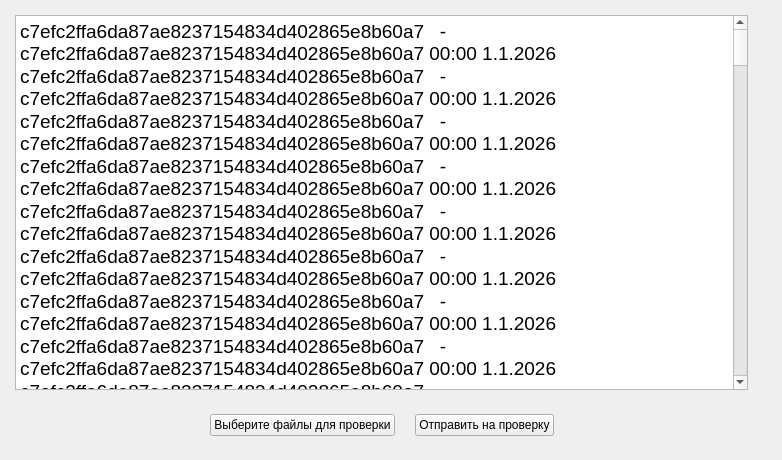
      <widget class="QWidget" name="tab_3">
       <attribute name="title">
        <string>Проверка подлинности файла</string>
       </attribute>
       <widget class="QWidget" name="verticalLayoutWidget_4">
        <property name="geometry">
         <rect>
          <x>0</x>
          <y>0</y>
          <width>773</width>
          <height>451</height>
         </rect>
        </property>
        <layout class="QVBoxLayout" name="verticalLayout_4">
         <property name="spacing">
          <number>0</number>
         </property>
         <property name="leftMargin">
          <number>15</number>
         </property>
         <property name="topMargin">
          <number>15</number>
         </property>
         <property name="rightMargin">
          <number>25</number>
         </property>
         <property name="bottomMargin">
          <number>15</number>
         </property>
         <item>
          <widget class="QTextBrowser" name="textBrowser_4">
           <property name="html">
            <string>&lt;!DOCTYPE HTML PUBLIC &quot;-//W3C//DTD HTML 4.0//EN&quot; &quot;http://www.w3.org/TR/REC-html40/strict.dtd&quot;&gt;
&lt;html&gt;&lt;head&gt;&lt;meta name=&quot;qrichtext&quot; content=&quot;1&quot; /&gt;&lt;meta charset=&quot;utf-8&quot; /&gt;&lt;style type=&quot;text/css&quot;&gt;
p, li { white-space: pre-wrap; }
hr { height: 1px; border-width: 0; }
li.unchecked::marker { content: &quot;\2610&quot;; }
li.checked::marker { content: &quot;\2612&quot;; }
&lt;/style&gt;&lt;/head&gt;&lt;body style=&quot; font-family:'Arial'; font-size:14pt; font-weight:400; font-style:normal;&quot;&gt;
&lt;p style=&quot; margin-top:0px; margin-bottom:0px; margin-left:0px; margin-right:0px; -qt-block-indent:0; text-indent:0px;&quot;&gt;c7efc2ffa6da87ae8237154834d402865e8b60a7   -   c7efc2ffa6da87ae8237154834d402865e8b60a7 00:00 1.1.2026&lt;/p&gt;
&lt;p style=&quot; margin-top:0px; margin-bottom:0px; margin-left:0px; margin-right:0px; -qt-block-indent:0; text-indent:0px;&quot;&gt;c7efc2ffa6da87ae8237154834d402865e8b60a7   -   c7efc2ffa6da87ae8237154834d402865e8b60a7 00:00 1.1.2026&lt;/p&gt;
&lt;p style=&quot; margin-top:0px; margin-bottom:0px; margin-left:0px; margin-right:0px; -qt-block-indent:0; text-indent:0px;&quot;&gt;c7efc2ffa6da87ae8237154834d402865e8b60a7   -   c7efc2ffa6da87ae8237154834d402865e8b60a7 00:00 1.1.2026&lt;/p&gt;
&lt;p style=&quot; margin-top:0px; margin-bottom:0px; margin-left:0px; margin-right:0px; -qt-block-indent:0; text-indent:0px;&quot;&gt;c7efc2ffa6da87ae8237154834d402865e8b60a7   -   c7efc2ffa6da87ae8237154834d402865e8b60a7 00:00 1.1.2026&lt;/p&gt;
&lt;p style=&quot; margin-top:0px; margin-bottom:0px; margin-left:0px; margin-right:0px; -qt-block-indent:0; text-indent:0px;&quot;&gt;c7efc2ffa6da87ae8237154834d402865e8b60a7   -   c7efc2ffa6da87ae8237154834d402865e8b60a7 00:00 1.1.2026&lt;/p&gt;
&lt;p style=&quot; margin-top:0px; margin-bottom:0px; margin-left:0px; margin-right:0px; -qt-block-indent:0; text-indent:0px;&quot;&gt;c7efc2ffa6da87ae8237154834d402865e8b60a7   -   c7efc2ffa6da87ae8237154834d402865e8b60a7 00:00 1.1.2026&lt;/p&gt;
&lt;p style=&quot; margin-top:0px; margin-bottom:0px; margin-left:0px; margin-right:0px; -qt-block-indent:0; text-indent:0px;&quot;&gt;c7efc2ffa6da87ae8237154834d402865e8b60a7   -   c7efc2ffa6da87ae8237154834d402865e8b60a7 00:00 1.1.2026&lt;/p&gt;
&lt;p style=&quot; margin-top:0px; margin-bottom:0px; margin-left:0px; margin-right:0px; -qt-block-indent:0; text-indent:0px;&quot;&gt;c7efc2ffa6da87ae8237154834d402865e8b60a7   -   c7efc2ffa6da87ae8237154834d402865e8b60a7 00:00 1.1.2026&lt;/p&gt;
&lt;p style=&quot; margin-top:0px; margin-bottom:0px; margin-left:0px; margin-right:0px; -qt-block-indent:0; text-indent:0px;&quot;&gt;c7efc2ffa6da87ae8237154834d402865e8b60a7   -   c7efc2ffa6da87ae8237154834d402865e8b60a7 00:00 1.1.2026&lt;/p&gt;
&lt;p style=&quot; margin-top:0px; margin-bottom:0px; margin-left:0px; margin-right:0px; -qt-block-indent:0; text-indent:0px;&quot;&gt;c7efc2ffa6da87ae8237154834d402865e8b60a7   -   c7efc2ffa6da87ae8237154834d402865e8b60a7 00:00 1.1.2026&lt;/p&gt;
&lt;p style=&quot; margin-top:0px; margin-bottom:0px; margin-left:0px; margin-right:0px; -qt-block-indent:0; text-indent:0px;&quot;&gt;c7efc2ffa6da87ae8237154834d402865e8b60a7   -   c7efc2ffa6da87ae8237154834d402865e8b60a7 00:00 1.1.2026&lt;/p&gt;
&lt;p style=&quot; margin-top:0px; margin-bottom:0px; margin-left:0px; margin-right:0px; -qt-block-indent:0; text-indent:0px;&quot;&gt;c7efc2ffa6da87ae8237154834d402865e8b60a7   -   c7efc2ffa6da87ae8237154834d402865e8b60a7 00:00 1.1.2026&lt;/p&gt;
&lt;p style=&quot; margin-top:0px; margin-bottom:0px; margin-left:0px; margin-right:0px; -qt-block-indent:0; text-indent:0px;&quot;&gt;c7efc2ffa6da87ae8237154834d402865e8b60a7   -   c7efc2ffa6da87ae8237154834d402865e8b60a7 00:00 1.1.2026&lt;/p&gt;
&lt;p style=&quot; margin-top:0px; margin-bottom:0px; margin-left:0px; margin-right:0px; -qt-block-indent:0; text-indent:0px;&quot;&gt;c7efc2ffa6da87ae8237154834d402865e8b60a7   -   c7efc2ffa6da87ae8237154834d402865e8b60a7 00:00 1.1.2026&lt;/p&gt;
&lt;p style=&quot; margin-top:0px; margin-bottom:0px; margin-left:0px; margin-right:0px; -qt-block-indent:0; text-indent:0px;&quot;&gt;c7efc2ffa6da87ae8237154834d402865e8b60a7   -   c7efc2ffa6da87ae8237154834d402865e8b60a7 00:00 1.1.2026&lt;/p&gt;
&lt;p style=&quot; margin-top:0px; margin-bottom:0px; margin-left:0px; margin-right:0px; -qt-block-indent:0; text-indent:0px;&quot;&gt;c7efc2ffa6da87ae8237154834d402865e8b60a7   -   c7efc2ffa6da87ae8237154834d402865e8b60a7 00:00 1.1.2026&lt;/p&gt;
&lt;p style=&quot; margin-top:0px; margin-bottom:0px; margin-left:0px; margin-right:0px; -qt-block-indent:0; text-indent:0px;&quot;&gt;c7efc2ffa6da87ae8237154834d402865e8b60a7   -   c7efc2ffa6da87ae8237154834d402865e8b60a7 00:00 1.1.2026&lt;/p&gt;
&lt;p style=&quot; margin-top:0px; margin-bottom:0px; margin-left:0px; margin-right:0px; -qt-block-indent:0; text-indent:0px;&quot;&gt;c7efc2ffa6da87ae8237154834d402865e8b60a7   -   c7efc2ffa6da87ae8237154834d402865e8b60a7 00:00 1.1.2026&lt;/p&gt;
&lt;p style=&quot; margin-top:0px; margin-bottom:0px; margin-left:0px; margin-right:0px; -qt-block-indent:0; text-indent:0px;&quot;&gt;c7efc2ffa6da87ae8237154834d402865e8b60a7   -   c7efc2ffa6da87ae8237154834d402865e8b60a7 00:00 1.1.2026&lt;/p&gt;
&lt;p style=&quot; margin-top:0px; margin-bottom:0px; margin-left:0px; margin-right:0px; -qt-block-indent:0; text-indent:0px;&quot;&gt;c7efc2ffa6da87ae8237154834d402865e8b60a7   -   c7efc2ffa6da87ae8237154834d402865e8b60a7 00:00 1.1.2026&lt;/p&gt;
&lt;p style=&quot; margin-top:0px; margin-bottom:0px; margin-left:0px; margin-right:0px; -qt-block-indent:0; text-indent:0px;&quot;&gt;c7efc2ffa6da87ae8237154834d402865e8b60a7   -   c7efc2ffa6da87ae8237154834d402865e8b60a7 00:00 1.1.2026&lt;/p&gt;
&lt;p style=&quot; margin-top:0px; margin-bottom:0px; margin-left:0px; margin-right:0px; -qt-block-indent:0; text-indent:0px;&quot;&gt;c7efc2ffa6da87ae8237154834d402865e8b60a7   -   c7efc2ffa6da87ae8237154834d402865e8b60a7 00:00 1.1.2026&lt;/p&gt;
&lt;p style=&quot; margin-top:0px; margin-bottom:0px; margin-left:0px; margin-right:0px; -qt-block-indent:0; text-indent:0px;&quot;&gt;c7efc2ffa6da87ae8237154834d402865e8b60a7   -   c7efc2ffa6da87ae8237154834d402865e8b60a7 00:00 1.1.2026&lt;/p&gt;
&lt;p style=&quot; margin-top:0px; margin-bottom:0px; margin-left:0px; margin-right:0px; -qt-block-indent:0; text-indent:0px;&quot;&gt;c7efc2ffa6da87ae8237154834d402865e8b60a7   -   c7efc2ffa6da87ae8237154834d402865e8b60a7 00:00 1.1.2026&lt;/p&gt;
&lt;p style=&quot; margin-top:0px; margin-bottom:0px; margin-left:0px; margin-right:0px; -qt-block-indent:0; text-indent:0px;&quot;&gt;c7efc2ffa6da87ae8237154834d402865e8b60a7   -   c7efc2ffa6da87ae8237154834d402865e8b60a7 00:00 1.1.2026&lt;/p&gt;
&lt;p style=&quot; margin-top:0px; margin-bottom:0px; margin-left:0px; margin-right:0px; -qt-block-indent:0; text-indent:0px;&quot;&gt;c7efc2ffa6da87ae8237154834d402865e8b60a7   -   c7efc2ffa6da87ae8237154834d402865e8b60a7 00:00 1.1.2026&lt;/p&gt;
&lt;p style=&quot; margin-top:0px; margin-bottom:0px; margin-left:0px; margin-right:0px; -qt-block-indent:0; text-indent:0px;&quot;&gt;c7efc2ffa6da87ae8237154834d402865e8b60a7   -   c7efc2ffa6da87ae8237154834d402865e8b60a7 00:00 1.1.2026&lt;/p&gt;
&lt;p style=&quot; margin-top:0px; margin-bottom:0px; margin-left:0px; margin-right:0px; -qt-block-indent:0; text-indent:0px;&quot;&gt;c7efc2ffa6da87ae8237154834d402865e8b60a7   -   c7efc2ffa6da87ae8237154834d402865e8b60a7 00:00 1.1.2026&lt;/p&gt;
&lt;p style=&quot; margin-top:0px; margin-bottom:0px; margin-left:0px; margin-right:0px; -qt-block-indent:0; text-indent:0px;&quot;&gt;c7efc2ffa6da87ae8237154834d402865e8b60a7   -   c7efc2ffa6da87ae8237154834d402865e8b60a7 00:00 1.1.2026&lt;/p&gt;
&lt;p style=&quot; margin-top:0px; margin-bottom:0px; margin-left:0px; margin-right:0px; -qt-block-indent:0; text-indent:0px;&quot;&gt;c7efc2ffa6da87ae8237154834d402865e8b60a7   -   c7efc2ffa6da87ae8237154834d402865e8b60a7 00:00 1.1.2026&lt;/p&gt;
&lt;p style=&quot; margin-top:0px; margin-bottom:0px; margin-left:0px; margin-right:0px; -qt-block-indent:0; text-indent:0px;&quot;&gt;c7efc2ffa6da87ae8237154834d402865e8b60a7   -   c7efc2ffa6da87ae8237154834d402865e8b60a7 00:00 1.1.2026&lt;/p&gt;
&lt;p style=&quot; margin-top:0px; margin-bottom:0px; margin-left:0px; margin-right:0px; -qt-block-indent:0; text-indent:0px;&quot;&gt;c7efc2ffa6da87ae8237154834d402865e8b60a7   -   c7efc2ffa6da87ae8237154834d402865e8b60a7 00:00 1.1.2026&lt;/p&gt;
&lt;p style=&quot; margin-top:0px; margin-bottom:0px; margin-left:0px; margin-right:0px; -qt-block-indent:0; text-indent:0px;&quot;&gt;c7efc2ffa6da87ae8237154834d402865e8b60a7   -   c7efc2ffa6da87ae8237154834d402865e8b60a7 00:00 1.1.2026&lt;/p&gt;
&lt;p style=&quot; margin-top:0px; margin-bottom:0px; margin-left:0px; margin-right:0px; -qt-block-indent:0; text-indent:0px;&quot;&gt;c7efc2ffa6da87ae8237154834d402865e8b60a7   -   c7efc2ffa6da87ae8237154834d402865e8b60a7 00:00 1.1.2026&lt;/p&gt;
&lt;p style=&quot; margin-top:0px; margin-bottom:0px; margin-left:0px; margin-right:0px; -qt-block-indent:0; text-indent:0px;&quot;&gt;c7efc2ffa6da87ae8237154834d402865e8b60a7   -   c7efc2ffa6da87ae8237154834d402865e8b60a7 00:00 1.1.2026&lt;/p&gt;
&lt;p style=&quot; margin-top:0px; margin-bottom:0px; margin-left:0px; margin-right:0px; -qt-block-indent:0; text-indent:0px;&quot;&gt;c7efc2ffa6da87ae8237154834d402865e8b60a7   -   c7efc2ffa6da87ae8237154834d402865e8b60a7 00:00 1.1.2026&lt;/p&gt;
&lt;p style=&quot; margin-top:0px; margin-bottom:0px; margin-left:0px; margin-right:0px; -qt-block-indent:0; text-indent:0px;&quot;&gt;c7efc2ffa6da87ae8237154834d402865e8b60a7   -   c7efc2ffa6da87ae8237154834d402865e8b60a7 00:00 1.1.2026&lt;/p&gt;
&lt;p style=&quot; margin-top:0px; margin-bottom:0px; margin-left:0px; margin-right:0px; -qt-block-indent:0; text-indent:0px;&quot;&gt;c7efc2ffa6da87ae8237154834d402865e8b60a7   -   c7efc2ffa6da87ae8237154834d402865e8b60a7 00:00 1.1.2026&lt;/p&gt;
&lt;p style=&quot; margin-top:0px; margin-bottom:0px; margin-left:0px; margin-right:0px; -qt-block-indent:0; text-indent:0px;&quot;&gt;c7efc2ffa6da87ae8237154834d402865e8b60a7   -   c7efc2ffa6da87ae8237154834d402865e8b60a7 00:00 1.1.2026&lt;/p&gt;
&lt;p style=&quot; margin-top:0px; margin-bottom:0px; margin-left:0px; margin-right:0px; -qt-block-indent:0; text-indent:0px;&quot;&gt;c7efc2ffa6da87ae8237154834d402865e8b60a7   -   c7efc2ffa6da87ae8237154834d402865e8b60a7 00:00 1.1.2026&lt;/p&gt;
&lt;p style=&quot; margin-top:0px; margin-bottom:0px; margin-left:0px; margin-right:0px; -qt-block-indent:0; text-indent:0px;&quot;&gt;c7efc2ffa6da87ae8237154834d402865e8b60a7   -   c7efc2ffa6da87ae8237154834d402865e8b60a7 00:00 1.1.2026&lt;/p&gt;
&lt;p style=&quot; margin-top:0px; margin-bottom:0px; margin-left:0px; margin-right:0px; -qt-block-indent:0; text-indent:0px;&quot;&gt;c7efc2ffa6da87ae8237154834d402865e8b60a7   -   c7efc2ffa6da87ae8237154834d402865e8b60a7 00:00 1.1.2026&lt;/p&gt;
&lt;p style=&quot; margin-top:0px; margin-bottom:0px; margin-left:0px; margin-right:0px; -qt-block-indent:0; text-indent:0px;&quot;&gt;c7efc2ffa6da87ae8237154834d402865e8b60a7   -   c7efc2ffa6da87ae8237154834d402865e8b60a7 00:00 1.1.2026&lt;/p&gt;
&lt;p style=&quot; margin-top:0px; margin-bottom:0px; margin-left:0px; margin-right:0px; -qt-block-indent:0; text-indent:0px;&quot;&gt;c7efc2ffa6da87ae8237154834d402865e8b60a7   -   c7efc2ffa6da87ae8237154834d402865e8b60a7 00:00 1.1.2026&lt;/p&gt;
&lt;p style=&quot; margin-top:0px; margin-bottom:0px; margin-left:0px; margin-right:0px; -qt-block-indent:0; text-indent:0px;&quot;&gt;c7efc2ffa6da87ae8237154834d402865e8b60a7   -   c7efc2ffa6da87ae8237154834d402865e8b60a7 00:00 1.1.2026&lt;/p&gt;
&lt;p style=&quot; margin-top:0px; margin-bottom:0px; margin-left:0px; margin-right:0px; -qt-block-indent:0; text-indent:0px;&quot;&gt;c7efc2ffa6da87ae8237154834d402865e8b60a7   -   c7efc2ffa6da87ae8237154834d402865e8b60a7 00:00 1.1.2026&lt;/p&gt;
&lt;p style=&quot; margin-top:0px; margin-bottom:0px; margin-left:0px; margin-right:0px; -qt-block-indent:0; text-indent:0px;&quot;&gt;c7efc2ffa6da87ae8237154834d402865e8b60a7   -   c7efc2ffa6da87ae8237154834d402865e8b60a7 00:00 1.1.2026&lt;/p&gt;
&lt;p style=&quot; margin-top:0px; margin-bottom:0px; margin-left:0px; margin-right:0px; -qt-block-indent:0; text-indent:0px;&quot;&gt;c7efc2ffa6da87ae8237154834d402865e8b60a7   -   c7efc2ffa6da87ae8237154834d402865e8b60a7 00:00 1.1.2026&lt;/p&gt;
&lt;p style=&quot; margin-top:0px; margin-bottom:0px; margin-left:0px; margin-right:0px; -qt-block-indent:0; text-indent:0px;&quot;&gt;c7efc2ffa6da87ae8237154834d402865e8b60a7   -   c7efc2ffa6da87ae8237154834d402865e8b60a7 00:00 1.1.2026&lt;/p&gt;
&lt;p style=&quot; margin-top:0px; margin-bottom:0px; margin-left:0px; margin-right:0px; -qt-block-indent:0; text-indent:0px;&quot;&gt;c7efc2ffa6da87ae8237154834d402865e8b60a7   -   c7efc2ffa6da87ae8237154834d402865e8b60a7 00:00 1.1.2026&lt;/p&gt;
&lt;p style=&quot; margin-top:0px; margin-bottom:0px; margin-left:0px; margin-right:0px; -qt-block-indent:0; text-indent:0px;&quot;&gt;c7efc2ffa6da87ae8237154834d402865e8b60a7   -   c7efc2ffa6da87ae8237154834d402865e8b60a7 00:00 1.1.2026&lt;/p&gt;
&lt;p style=&quot; margin-top:0px; margin-bottom:0px; margin-left:0px; margin-right:0px; -qt-block-indent:0; text-indent:0px;&quot;&gt;c7efc2ffa6da87ae8237154834d402865e8b60a7   -   c7efc2ffa6da87ae8237154834d402865e8b60a7 00:00 1.1.2026&lt;/p&gt;
&lt;p style=&quot; margin-top:0px; margin-bottom:0px; margin-left:0px; margin-right:0px; -qt-block-indent:0; text-indent:0px;&quot;&gt;c7efc2ffa6da87ae8237154834d402865e8b60a7   -   c7efc2ffa6da87ae8237154834d402865e8b60a7 00:00 1.1.2026&lt;/p&gt;
&lt;p style=&quot; margin-top:0px; margin-bottom:0px; margin-left:0px; margin-right:0px; -qt-block-indent:0; text-indent:0px;&quot;&gt;c7efc2ffa6da87ae8237154834d402865e8b60a7   -   c7efc2ffa6da87ae8237154834d402865e8b60a7 00:00 1.1.2026&lt;/p&gt;
&lt;p style=&quot; margin-top:0px; margin-bottom:0px; margin-left:0px; margin-right:0px; -qt-block-indent:0; text-indent:0px;&quot;&gt;c7efc2ffa6da87ae8237154834d402865e8b60a7   -   c7efc2ffa6da87ae8237154834d402865e8b60a7 00:00 1.1.2026&lt;/p&gt;
&lt;p style=&quot; margin-top:0px; margin-bottom:0px; margin-left:0px; margin-right:0px; -qt-block-indent:0; text-indent:0px;&quot;&gt;c7efc2ffa6da87ae8237154834d402865e8b60a7   -   c7efc2ffa6da87ae8237154834d402865e8b60a7 00:00 1.1.2026&lt;/p&gt;
&lt;p style=&quot; margin-top:0px; margin-bottom:0px; margin-left:0px; margin-right:0px; -qt-block-indent:0; text-indent:0px;&quot;&gt;c7efc2ffa6da87ae8237154834d402865e8b60a7   -   c7efc2ffa6da87ae8237154834d402865e8b60a7 00:00 1.1.2026&lt;/p&gt;
&lt;p style=&quot; margin-top:0px; margin-bottom:0px; margin-left:0px; margin-right:0px; -qt-block-indent:0; text-indent:0px;&quot;&gt;c7efc2ffa6da87ae8237154834d402865e8b60a7   -   c7efc2ffa6da87ae8237154834d402865e8b60a7 00:00 1.1.2026&lt;/p&gt;
&lt;p style=&quot; margin-top:0px; margin-bottom:0px; margin-left:0px; margin-right:0px; -qt-block-indent:0; text-indent:0px;&quot;&gt;c7efc2ffa6da87ae8237154834d402865e8b60a7   -   c7efc2ffa6da87ae8237154834d402865e8b60a7 00:00 1.1.2026&lt;/p&gt;
&lt;p style=&quot; margin-top:0px; margin-bottom:0px; margin-left:0px; margin-right:0px; -qt-block-indent:0; text-indent:0px;&quot;&gt;c7efc2ffa6da87ae8237154834d402865e8b60a7   -   c7efc2ffa6da87ae8237154834d402865e8b60a7 00:00 1.1.2026&lt;/p&gt;
&lt;p style=&quot; margin-top:0px; margin-bottom:0px; margin-left:0px; margin-right:0px; -qt-block-indent:0; text-indent:0px;&quot;&gt;c7efc2ffa6da87ae8237154834d402865e8b60a7   -   c7efc2ffa6da87ae8237154834d402865e8b60a7 00:00 1.1.2026&lt;/p&gt;
&lt;p style=&quot; margin-top:0px; margin-bottom:0px; margin-left:0px; margin-right:0px; -qt-block-indent:0; text-indent:0px;&quot;&gt;c7efc2ffa6da87ae8237154834d402865e8b60a7   -   c7efc2ffa6da87ae8237154834d402865e8b60a7 00:00 1.1.2026&lt;/p&gt;
&lt;p style=&quot; margin-top:0px; margin-bottom:0px; margin-left:0px; margin-right:0px; -qt-block-indent:0; text-indent:0px;&quot;&gt;c7efc2ffa6da87ae8237154834d402865e8b60a7   -   c7efc2ffa6da87ae8237154834d402865e8b60a7 00:00 1.1.2026&lt;/p&gt;
&lt;p style=&quot; margin-top:0px; margin-bottom:0px; margin-left:0px; margin-right:0px; -qt-block-indent:0; text-indent:0px;&quot;&gt;c7efc2ffa6da87ae8237154834d402865e8b60a7   -   c7efc2ffa6da87ae8237154834d402865e8b60a7 00:00 1.1.2026&lt;/p&gt;
&lt;p style=&quot; margin-top:0px; margin-bottom:0px; margin-left:0px; margin-right:0px; -qt-block-indent:0; text-indent:0px;&quot;&gt;c7efc2ffa6da87ae8237154834d402865e8b60a7   -   c7efc2ffa6da87ae8237154834d402865e8b60a7 00:00 1.1.2026&lt;/p&gt;
&lt;p style=&quot; margin-top:0px; margin-bottom:0px; margin-left:0px; margin-right:0px; -qt-block-indent:0; text-indent:0px;&quot;&gt;c7efc2ffa6da87ae8237154834d402865e8b60a7   -   c7efc2ffa6da87ae8237154834d402865e8b60a7 00:00 1.1.2026&lt;/p&gt;
&lt;p style=&quot; margin-top:0px; margin-bottom:0px; margin-left:0px; margin-right:0px; -qt-block-indent:0; text-indent:0px;&quot;&gt;c7efc2ffa6da87ae8237154834d402865e8b60a7   -   c7efc2ffa6da87ae8237154834d402865e8b60a7 00:00 1.1.2026&lt;/p&gt;
&lt;p style=&quot; margin-top:0px; margin-bottom:0px; margin-left:0px; margin-right:0px; -qt-block-indent:0; text-indent:0px;&quot;&gt;c7efc2ffa6da87ae8237154834d402865e8b60a7   -   c7efc2ffa6da87ae8237154834d402865e8b60a7 00:00 1.1.2026&lt;/p&gt;
&lt;p style=&quot; margin-top:0px; margin-bottom:0px; margin-left:0px; margin-right:0px; -qt-block-indent:0; text-indent:0px;&quot;&gt;c7efc2ffa6da87ae8237154834d402865e8b60a7   -   c7efc2ffa6da87ae8237154834d402865e8b60a7 00:00 1.1.2026&lt;/p&gt;
&lt;p style=&quot; margin-top:0px; margin-bottom:0px; margin-left:0px; margin-right:0px; -qt-block-indent:0; text-indent:0px;&quot;&gt;c7efc2ffa6da87ae8237154834d402865e8b60a7   -   c7efc2ffa6da87ae8237154834d402865e8b60a7 00:00 1.1.2026&lt;/p&gt;
&lt;p style=&quot; margin-top:0px; margin-bottom:0px; margin-left:0px; margin-right:0px; -qt-block-indent:0; text-indent:0px;&quot;&gt;c7efc2ffa6da87ae8237154834d402865e8b60a7   -   c7efc2ffa6da87ae8237154834d402865e8b60a7 00:00 1.1.2026&lt;/p&gt;
&lt;p style=&quot; margin-top:0px; margin-bottom:0px; margin-left:0px; margin-right:0px; -qt-block-indent:0; text-indent:0px;&quot;&gt;c7efc2ffa6da87ae8237154834d402865e8b60a7   -   c7efc2ffa6da87ae8237154834d402865e8b60a7 00:00 1.1.2026&lt;/p&gt;
&lt;p style=&quot; margin-top:0px; margin-bottom:0px; margin-left:0px; margin-right:0px; -qt-block-indent:0; text-indent:0px;&quot;&gt;c7efc2ffa6da87ae8237154834d402865e8b60a7   -   c7efc2ffa6da87ae8237154834d402865e8b60a7 00:00 1.1.2026&lt;/p&gt;
&lt;p style=&quot; margin-top:0px; margin-bottom:0px; margin-left:0px; margin-right:0px; -qt-block-indent:0; text-indent:0px;&quot;&gt;c7efc2ffa6da87ae8237154834d402865e8b60a7   -   c7efc2ffa6da87ae8237154834d402865e8b60a7 00:00 1.1.2026&lt;/p&gt;
&lt;p style=&quot; margin-top:0px; margin-bottom:0px; margin-left:0px; margin-right:0px; -qt-block-indent:0; text-indent:0px;&quot;&gt;c7efc2ffa6da87ae8237154834d402865e8b60a7   -   c7efc2ffa6da87ae8237154834d402865e8b60a7 00:00 1.1.2026&lt;/p&gt;
&lt;p style=&quot; margin-top:0px; margin-bottom:0px; margin-left:0px; margin-right:0px; -qt-block-indent:0; text-indent:0px;&quot;&gt;c7efc2ffa6da87ae8237154834d402865e8b60a7   -   c7efc2ffa6da87ae8237154834d402865e8b60a7 00:00 1.1.2026&lt;/p&gt;
&lt;p style=&quot; margin-top:0px; margin-bottom:0px; margin-left:0px; margin-right:0px; -qt-block-indent:0; text-indent:0px;&quot;&gt;c7efc2ffa6da87ae8237154834d402865e8b60a7   -   c7efc2ffa6da87ae8237154834d402865e8b60a7 00:00 1.1.2026&lt;/p&gt;
&lt;p style=&quot; margin-top:0px; margin-bottom:0px; margin-left:0px; margin-right:0px; -qt-block-indent:0; text-indent:0px;&quot;&gt;c7efc2ffa6da87ae8237154834d402865e8b60a7   -   c7efc2ffa6da87ae8237154834d402865e8b60a7 00:00 1.1.2026&lt;/p&gt;
&lt;p style=&quot; margin-top:0px; margin-bottom:0px; margin-left:0px; margin-right:0px; -qt-block-indent:0; text-indent:0px;&quot;&gt;c7efc2ffa6da87ae8237154834d402865e8b60a7   -   c7efc2ffa6da87ae8237154834d402865e8b60a7 00:00 1.1.2026&lt;/p&gt;
&lt;p style=&quot; margin-top:0px; margin-bottom:0px; margin-left:0px; margin-right:0px; -qt-block-indent:0; text-indent:0px;&quot;&gt;c7efc2ffa6da87ae8237154834d402865e8b60a7   -   c7efc2ffa6da87ae8237154834d402865e8b60a7 00:00 1.1.2026&lt;/p&gt;
&lt;p style=&quot; margin-top:0px; margin-bottom:0px; margin-left:0px; margin-right:0px; -qt-block-indent:0; text-indent:0px;&quot;&gt;c7efc2ffa6da87ae8237154834d402865e8b60a7   -   c7efc2ffa6da87ae8237154834d402865e8b60a7 00:00 1.1.2026&lt;/p&gt;
&lt;p style=&quot;-qt-paragraph-type:empty; margin-top:0px; margin-bottom:0px; margin-left:0px; margin-right:0px; -qt-block-indent:0; text-indent:0px;&quot;&gt;&lt;br /&gt;&lt;/p&gt;&lt;/body&gt;&lt;/html&gt;</string>
           </property>
          </widget>
         </item>
         <item>
          <spacer name="verticalSpacer_4">
           <property name="orientation">
            <enum>Qt::Orientation::Vertical</enum>
           </property>
           <property name="sizeType">
            <enum>QSizePolicy::Policy::Fixed</enum>
           </property>
           <property name="sizeHint" stdset="0">
            <size>
             <width>20</width>
             <height>10</height>
            </size>
           </property>
          </spacer>
         </item>
         <item>
          <widget class="QLabel" name="label_2">
           <property name="text">
            <string/>
           </property>
           <property name="alignment">
            <set>Qt::AlignmentFlag::AlignCenter</set>
           </property>
          </widget>
         </item>
         <item>
          <layout class="QHBoxLayout" name="horizontalLayout_2">
           <property name="spacing">
            <number>0</number>
           </property>
           <item>
            <spacer name="horizontalSpacer_7">
             <property name="orientation">
              <enum>Qt::Orientation::Horizontal</enum>
             </property>
             <property name="sizeHint" stdset="0">
              <size>
               <width>40</width>
               <height>20</height>
              </size>
             </property>
            </spacer>
           </item>
           <item>
            <widget class="QPushButton" name="pushButton_2">
             <property name="text">
              <string>Выберите файлы для проверки</string>
             </property>
            </widget>
           </item>
           <item>
            <spacer name="horizontalSpacer_9">
             <property name="orientation">
              <enum>Qt::Orientation::Horizontal</enum>
             </property>
             <property name="sizeType">
              <enum>QSizePolicy::Policy::Fixed</enum>
             </property>
             <property name="sizeHint" stdset="0">
              <size>
               <width>20</width>
               <height>20</height>
              </size>
             </property>
            </spacer>
           </item>
           <item>
            <widget class="QPushButton" name="pushButton">
             <property name="text">
              <string>Отправить на проверку</string>
             </property>
            </widget>
           </item>
           <item>
            <spacer name="horizontalSpacer_8">
             <property name="orientation">
              <enum>Qt::Orientation::Horizontal</enum>
             </property>
             <property name="sizeHint" stdset="0">
              <size>
               <width>40</width>
               <height>20</height>
              </size>
             </property>
            </spacer>
           </item>
          </layout>
         </item>
        </layout>
       </widget>
      </widget>
